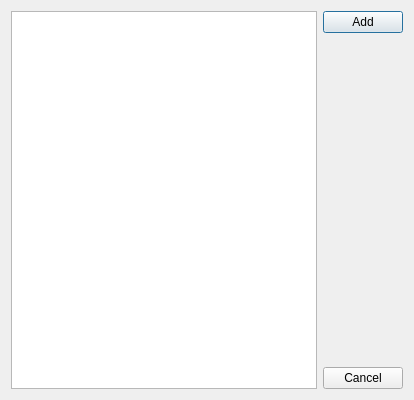
<?xml version="1.0" encoding="UTF-8"?>
<ui version="4.0">
 <class>AddWidget</class>
 <widget class="QDialog" name="AddWidget">
  <property name="geometry">
   <rect>
    <x>0</x>
    <y>0</y>
    <width>414</width>
    <height>400</height>
   </rect>
  </property>
  <property name="windowTitle">
   <string>AddWidget</string>
  </property>
  <layout class="QHBoxLayout" name="horizontalLayout">
   <item>
    <widget class="QTableView" name="tableView">
     <property name="maximumSize">
      <size>
       <width>16777215</width>
       <height>16777215</height>
      </size>
     </property>
    </widget>
   </item>
   <item>
    <layout class="QVBoxLayout" name="verticalLayout">
     <item>
      <widget class="QPushButton" name="pb_Add">
       <property name="text">
        <string>Add</string>
       </property>
      </widget>
     </item>
     <item>
      <spacer name="verticalSpacer">
       <property name="orientation">
        <enum>Qt::Vertical</enum>
       </property>
       <property name="sizeHint" stdset="0">
        <size>
         <width>20</width>
         <height>40</height>
        </size>
       </property>
      </spacer>
     </item>
     <item>
      <widget class="QPushButton" name="pb_Cancel">
       <property name="text">
        <string>Cancel</string>
       </property>
      </widget>
     </item>
    </layout>
   </item>
  </layout>
 </widget>
 <resources/>
 <connections>
  <connection>
   <sender>pb_Cancel</sender>
   <signal>clicked()</signal>
   <receiver>AddWidget</receiver>
   <slot>close()</slot>
   <hints>
    <hint type="sourcelabel">
     <x>366</x>
     <y>382</y>
    </hint>
    <hint type="destinationlabel">
     <x>206</x>
     <y>199</y>
    </hint>
   </hints>
  </connection>
 </connections>
</ui>
